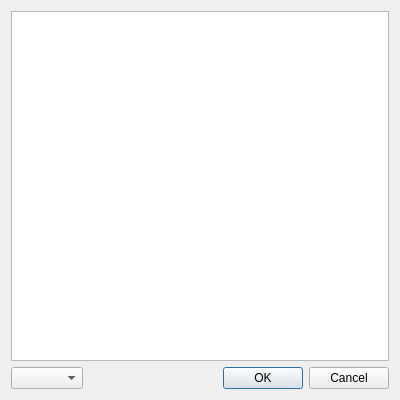
<?xml version="1.0" encoding="UTF-8"?>
<ui version="4.0">
 <class>CountyDialog</class>
 <widget class="QDialog" name="CountyDialog">
  <property name="geometry">
   <rect>
    <x>0</x>
    <y>0</y>
    <width>400</width>
    <height>400</height>
   </rect>
  </property>
  <property name="windowTitle">
   <string>Select County</string>
  </property>
  <layout class="QVBoxLayout" name="verticalLayout">
   <item>
    <widget class="QTreeView" name="countyView">
     <property name="alternatingRowColors">
      <bool>true</bool>
     </property>
     <property name="indentation">
      <number>0</number>
     </property>
     <property name="sortingEnabled">
      <bool>true</bool>
     </property>
    </widget>
   </item>
   <item>
    <widget class="QFrame" name="frame">
     <layout class="QHBoxLayout" name="horizontalLayout">
      <property name="leftMargin">
       <number>0</number>
      </property>
      <property name="topMargin">
       <number>0</number>
      </property>
      <property name="rightMargin">
       <number>0</number>
      </property>
      <property name="bottomMargin">
       <number>0</number>
      </property>
      <item>
       <widget class="QComboBox" name="stateComboBox"/>
      </item>
      <item>
       <widget class="QDialogButtonBox" name="buttonBox">
        <property name="orientation">
         <enum>Qt::Orientation::Horizontal</enum>
        </property>
        <property name="standardButtons">
         <set>QDialogButtonBox::StandardButton::Cancel|QDialogButtonBox::StandardButton::Ok</set>
        </property>
       </widget>
      </item>
     </layout>
    </widget>
   </item>
  </layout>
 </widget>
 <resources/>
 <connections>
  <connection>
   <sender>buttonBox</sender>
   <signal>accepted()</signal>
   <receiver>CountyDialog</receiver>
   <slot>accept()</slot>
   <hints>
    <hint type="sourcelabel">
     <x>248</x>
     <y>254</y>
    </hint>
    <hint type="destinationlabel">
     <x>157</x>
     <y>274</y>
    </hint>
   </hints>
  </connection>
  <connection>
   <sender>buttonBox</sender>
   <signal>rejected()</signal>
   <receiver>CountyDialog</receiver>
   <slot>reject()</slot>
   <hints>
    <hint type="sourcelabel">
     <x>316</x>
     <y>260</y>
    </hint>
    <hint type="destinationlabel">
     <x>286</x>
     <y>274</y>
    </hint>
   </hints>
  </connection>
 </connections>
</ui>
